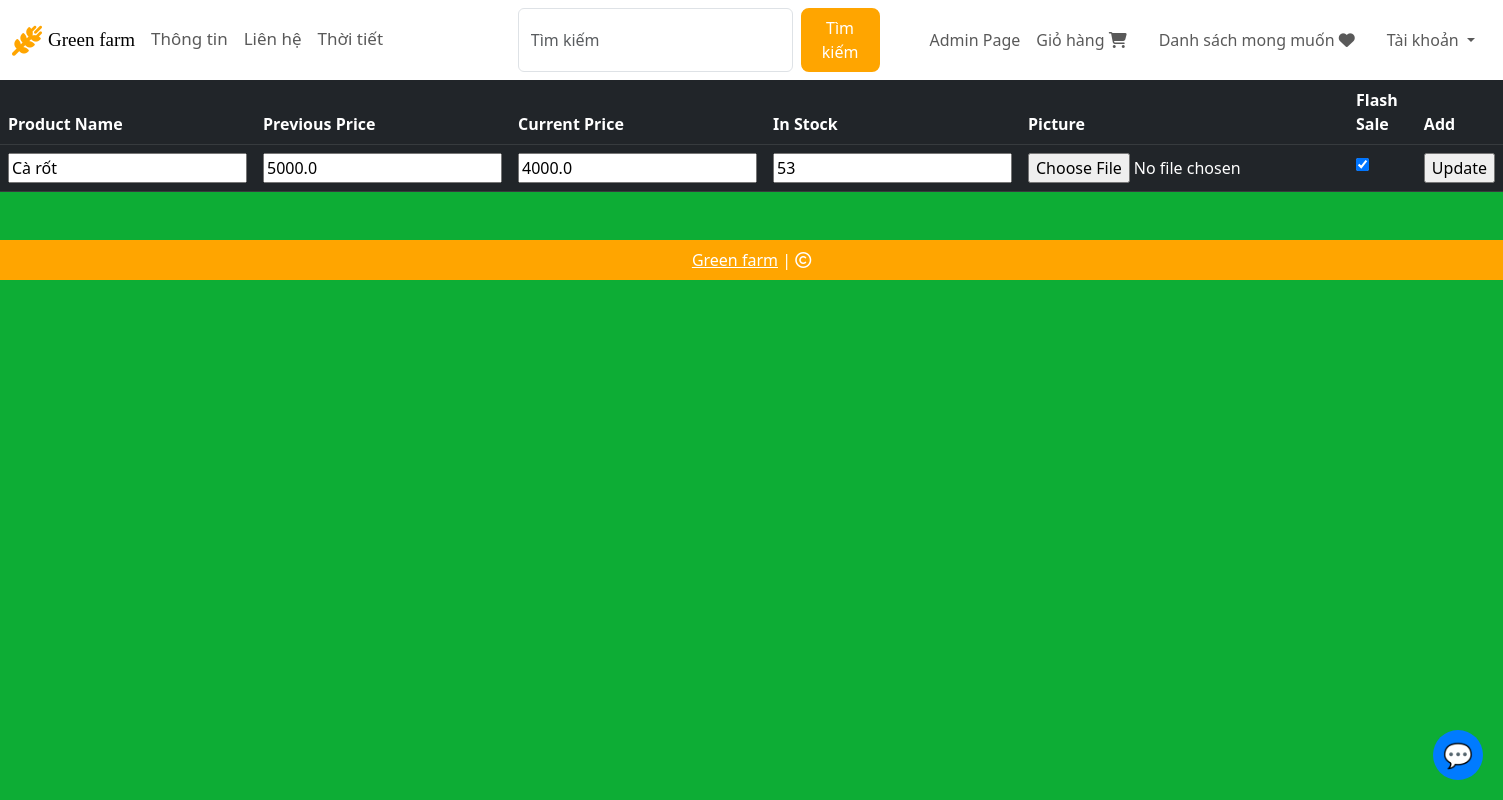
The page /update-item/2 (signed in) on the database its author committed.
### website/models.py (models this page shows, shortened)
class Product(db.Model):
    id = db.Column(db.Integer, primary_key=True)
    product_name = db.Column(db.String(100), nullable=False)
    current_price = db.Column(db.Float, nullable=False)
    previous_price = db.Column(db.Float, nullable=False)
    in_stock = db.Column(db.Integer, nullable=False)
    product_picture = db.Column(db.String(1000), nullable=False)
    flash_sale = db.Column(db.Boolean, default=False)
    date_added = db.Column(db.DateTime, default=datetime.utcnow)
    carts = db.relationship('Cart', backref=db.backref('product', lazy=True))
    orders = db.relationship('Order', backref=db.backref('product', lazy=True))

### website/admin.py (the view, shortened to what this page needs)
@admin.route('/update-item/<int:item_id>', methods=['GET', 'POST'])
@login_required
def update_item(item_id):
    if current_user.id == 1:
        form = ShopItemsForm()
        item_to_update = Product.query.get(item_id)
        form = ShopItemsForm(
            product_name=item_to_update.product_name,
            previous_price=item_to_update.previous_price,
            current_price=item_to_update.current_price,
            in_stock=item_to_update.in_stock,
            flash_sale=item_to_update.flash_sale,
        )
        return render_template('update_item.html', form=form)
    return render_template('404.html')

### website/forms.py
class ShopItemsForm(FlaskForm):
    product_name = StringField('Name of Product', validators=[DataRequired()])
    current_price = FloatField('Current Price', validators=[DataRequired()])
    previous_price = FloatField('Previous Price', validators=[DataRequired()])
    in_stock = IntegerField('In Stock', validators=[DataRequired(), NumberRange(min=0)])
    product_picture = FileField('Product Picture', validators=[DataRequired()])
    flash_sale = BooleanField('Flash Sale')
    category = SelectField(
        'Category',
        choices=[('Thit', 'Thịt'), ('Rau', 'Rau'), ('Qua', 'Quả'), ('Khac', 'Khác')],
        validators=[DataRequired()]
    )
    add_product = SubmitField('Add Product')
    update_product = SubmitField('Update')

### website/templates/update_item.html (shortened to what this page needs)
{% extends 'base.html' %}
{% block body %}
<table class="table table-dark table-hover">
    <thead>
        <tr>
            <th scope="col">Product Name</th>
            <th scope="col">Previous Price</th>
            <th scope="col">Current Price</th>
            <th scope="col">In Stock</th>
            <th scope="col">Picture</th>
            <th scope="col">Flash Sale</th>
            <th scope="col">Add</th>
        </tr>
    </thead>
    <tbody>
        <tr>
            <form action="" method="POST", enctype="multipart/form-data">
                <td>{{ form.product_name }}</td>
                <td>{{ form.previous_price }}</td>
                <td>{{ form.current_price }}</td>
                <td>{{ form.in_stock }}</td>
                <td>{{ form.product_picture() }}</td>
                <td>{{ form.flash_sale }}</td>
                <td>{{ form.update_product() }}</td>
            </form>
        </tr>
    </tbody>
</table>
{% endblock %}

### rows shown on the page
Product: product_name "Cà rốt", previous_price "5000.0", current_price "4000.0", in_stock "53", flash_sale "☑"
